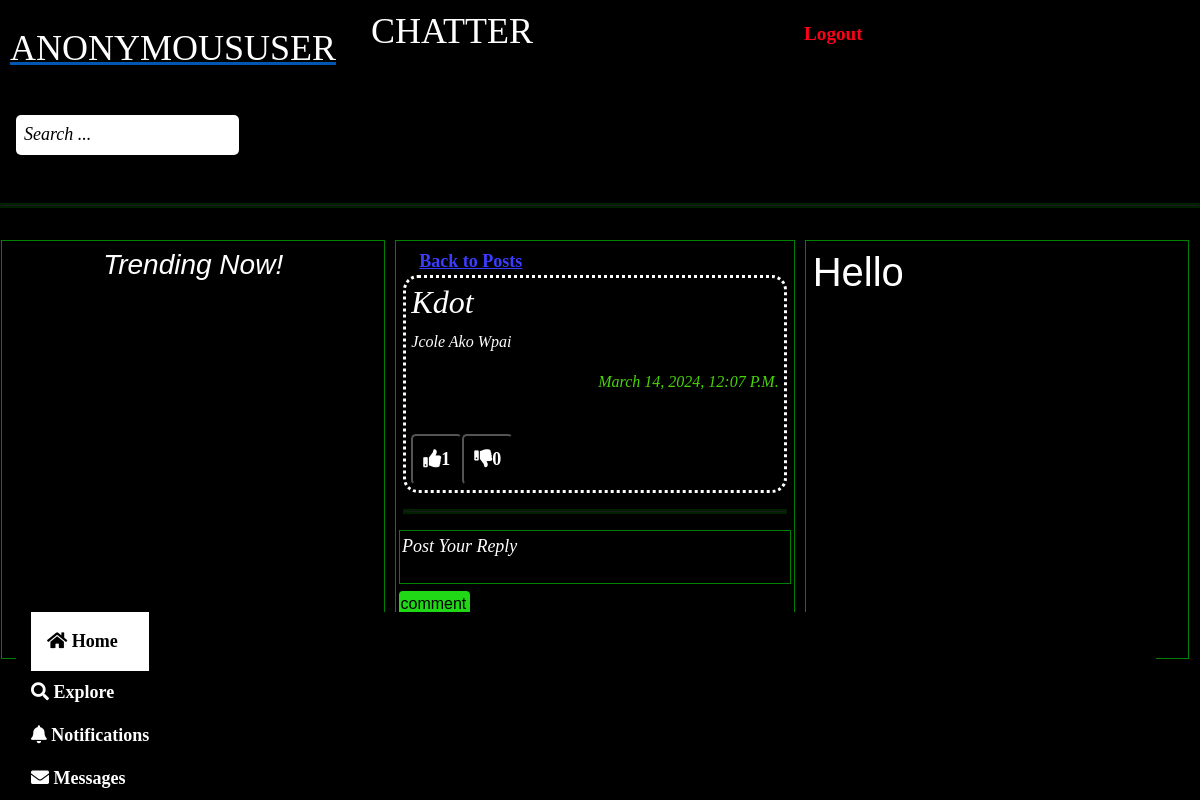
/home/post/15/, run on the app's committed database.
### chatter/models.py (models this page shows)
class Post(models.Model):
    body= models.TextField()
    created_at= models.DateTimeField(default=timezone.now, editable=False)
    author= models.ForeignKey(Account, on_delete=models.CASCADE)
    likes= models.ManyToManyField(Account, blank=True, related_name='likes')
    dislikes= models.ManyToManyField(Account, blank=True, related_name='dislikes')
    class Meta:
        verbose_name= 'Post'
        verbose_name_plural= 'Posts'

class Account(AbstractUser):
    groups= models.ManyToManyField(Group, related_name='accounts_set',blank=True)
    user_permissions= models.ManyToManyField(Permission, related_name='accounts_set', blank=True)
    def __str__(self):
        return self.username
    class Meta:
        verbose_name= 'Account'
        verbose_name_plural= 'Accounts'

### chatter/views.py (the view)
# urls.py: path('home/post/<int:pk>/', views.postcomments, name= 'postdetail'),
def postcomments(request,pk):
    post= Post.objects.get(pk=pk)
    comments = Comment.objects.filter(post=post)
    if request.method == 'POST':
        form = CommentForm(request.POST)
        if form.is_valid():
            comment= form.save(commit=False)
            comment.author=request.user
            comment.post= post
            comment.save()
    else:
        form=CommentForm()
    return render(request, 'comments.html', {'post':post, 'form':form, 'comments':comments})

### chatter/forms.py
class CommentForm(forms.ModelForm):
    comment= forms.CharField(
        required=False,
        widget=forms.Textarea(attrs={'rows': 2,'placeholder': 'Post Your Reply'}))
    class Meta:
        model = Comment
        fields= ['comment']

### chatter/templates/comments.html (shortened to what this page needs)
{% extends 'home.html' %}
{% load static %}
{% block comment %}
<div class="col-md-4">
    <div class="comm">
        <a href="{% url 'home' %}" class="back">Back to Posts</a>
    </div>
    <div class="posts">
        <div class="card5">
        <h2>{{ post.author }}
        </h2>
        <p>{{ post.body }}</p>
        <p id='createdat'>{{ post.created_at }}</p>  <br>
        <div class="likes d-flex flex-row">
            <form action="{% url 'likes' post.pk%}" method="post">
                <button class="like-btn" type="submit">
                    <i class="fas fa-thumbs-up">{{ post.likes.all.count }}</i>
                </button>
            </form>
            <form action="{% url 'dislikes' post.pk %}" method="post">
                <button class="dislike-btn" type="submit">
                    <i class="fas fa-thumbs-down">{{ post.dislikes.all.count }}</i>
                </button>
            </form>
        </div>
        </div>
    </div>
    <hr>
    <div class="chatbox">
        <form action="" method="post" novalidate>
            {{ form.comment }}
            <button class="btn">comment</button>
        </form>
        <br>
    </div>
    <div class="comments">
        <h3>Replys</h3>
    </div>
</div>
{% endblock %}

### static/css/home.css (style rules this page uses)
body { background-color: #000000 !important; padding-bottom: 60px; }
.col-md-4 { flex: 1; border: 1px solid green; padding: 7px; margin-right: 10px; box-sizing: border-box; }
a { color: white; text-decoration: none; font-family:Georgia, 'Times New Roman', Times, serif; font-size: large; font-weight: bolder; padding: 1rem; }
.chatbox { align-items: center; justify-content: center; display: flex; }
textarea { background-color: black; color: white; resize: none; border: 1px solid green; }
::placeholder { color: white; font-size: large; font-style:italic; font-family: Cambria, Cochin, Georgia, Times, 'Times New Roman', serif; }
button { background-color: green; color: white; padding: 10px 10px; border-radius: 5px; font-size: large; }
hr { border: 2.9px solid green; }
.posts { background-color: rgb(0, 0, 0); color: white; align-items: center; }
.card4, .card5, .card6 h2 { margin: 0; padding: 0; }
.card4, .card5, .card6 p { margin: 0; padding: 0; margin-bottom: 10px; text-transform: capitalize; }
#createdat { color: rgb(72, 211, 7); display: flex; justify-content: end; }
.back { color: rgb(60, 60, 255); text-decoration: underline; }
.card5 { border-style: dotted; background-color: rgb(0, 0, 0); margin: auto; padding: 5px; border-radius: 15px; font-family: Cambria, Cochin, Georgia, Times, 'Times New Roman', serif; font-style: oblique; }
.chatbox .btn { background-color: rgb(33, 216, 23); color: black; margin: 0; padding: 0.5px; padding-right: 3px ; }
h3 { color: white; text-align: center; font-style: oblique; margin: 0; padding: 0; }
.likes button { background-color: #000000; }

### data on the page
Post: author "Kdot", body "Jcole Ako Wpai", created_at "March 14, 2024, 12:07 P.m.", likes.all.count "1", dislikes.all.count "0"

### other printed values
{{ request.user }} "ANONYMOUSUSER"
